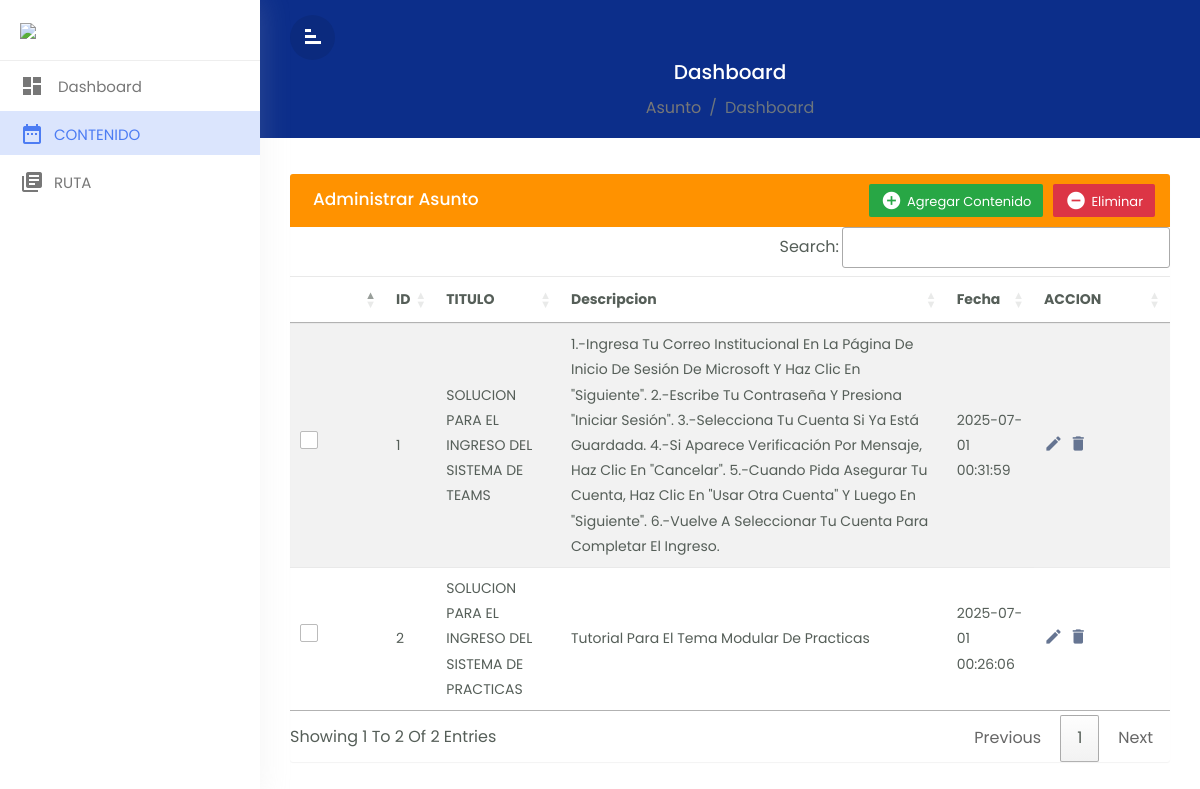
The app's page /Home/Contenido.php with its own data.
### tables this page shows
CREATE TABLE `contenidos` (
  `idContenido` int(11) NOT NULL,
  `accion` text DEFAULT NULL,
  `idDescripcion` int(11) DEFAULT NULL,
  `fecha_seleccion` timestamp NULL DEFAULT current_timestamp()
);

CREATE TABLE `descripcion` (
  `idDescripcion` int(11) NOT NULL,
  `descripcion` text DEFAULT NULL
);

### Home/Contenido.Logica.php (called while the page is built, shortened)
<?php
class Contenidos
{
    static public function MostrarContenido()
    {
        $conn = Connetion::Conexcion();
        $stmt = $conn->prepare("SELECT c.*, d.descripcion FROM contenidos c INNER JOIN descripcion d ON c.idDescripcion = d.idDescripcion");
        $stmt->execute();
        return $stmt->fetchAll(PDO::FETCH_ASSOC);
    }
}

### Home/Contenido.php (the view, shortened to what this page needs)
<?php
include_once("../Home/Contenido.Logica.php");
$result = Contenidos::MostrarContenido();
?>
<!doctype html>
<html lang="en">
<head>
    <link rel="stylesheet" href="../css/bootstrap.min.css">
    <link rel="stylesheet" href="../css/custom.css">
    <link rel="stylesheet" href="https://cdn.datatables.net/1.13.6/css/jquery.dataTables.min.css">
</head>
<body>
    <div class="wrapper">
        <nav id="sidebar">
            <div class="sidebar-header">
                <h3><img src="https://encrypted-tbn0.gstatic.com/images?q=tbn:ANd9GcT0a47CvuB459su5Io-M3ptqwXeTd2qYeDKuA&s" class="img-fluid" /><span></span></h3>
            </div>
            <ul class="list-unstyled components">
                <li class="">
                    <a href="../Home/admin.php" class="dashboard"><i class="material-icons">dashboard</i>
                        <span>Dashboard</span></a>
                </li>
                <li class="active">
                    <a href="../Home/Contenido.php"><i class="material-icons">date_range</i><span>CONTENIDO</span></a>
                </li>
                <li class="">
                    <a href="../Home/Ruta.php"><i class="material-icons">library_books</i><span>RUTA
                        </span></a>
                </li>
            </ul>
        </nav>
        <div id="content">
            <div class="top-navbar">
            <div class="xp-topbar">
                <div class="row">
                    <div class="col-2 col-md-1 col-lg-1 order-2 order-md-1 align-self-center">
                        <div class="xp-menubar">
                            <span class="material-icons text-white">signal_cellular_alt</span>
                        </div>
                    </div>
                </div>
            </div>
                <div class="xp-breadcrumbbar text-center">
                    <h4 class="page-title">Dashboard</h4>
                    <ol class="breadcrumb">
                        <li class="breadcrumb-item"><a href="#">Asunto</a></li>
                        <li class="breadcrumb-item active" aria-current="page">Dashboard</li>
                    </ol>
                </div>
            </div>
            <div class="main-content">
                <div class="row">
                    <div class="col-md-12">
                        <div class="table-wrapper">
                            <div class="table-title">
                                <div class="row">
                                    <div class="col-sm-6 p-0 d-flex justify-content-lg-start justify-content-center">
                                        <h2 class="ml-lg-2">Administrar Asunto</h2>
                                    </div>
                                    <div class="col-sm-6 p-0 d-flex justify-content-lg-end justify-content-center">
                                        <a href="#addEmployeeModal" class="btn btn-success" data-toggle="modal">
                                            <i class="material-icons">&#xE147;</i> <span>Agregar Contenido</span></a>
                                        <a href="#deleteEmployeeModal" class="btn btn-danger" data-toggle="modal">
                                            <i class="material-icons">&#xE15C;</i> <span>Eliminar</span></a>
                                    </div>
                                </div>
                            </div>
                            <table class="table table-striped table-hover" id="tablaContenido">
                                <thead>
                                    <tr>
                                        <th>
                                        </th>
                                        <th>ID</th>
                                        <th>TITULO</th>
                                        <th>Descripcion</th>
                                        <th>Fecha</th>
                                        <th>ACCION</th>
                                    </tr>
                                </thead>
                                <tbody>
                                    <?php
                                    foreach ($result as $value) {
                                        echo '<tr>
                                        <td>
                                            <span class="custom-checkbox">
                                                <input type="checkbox" id="checkbox' . $value['idContenido'] . '" name="options[]" value="' . $value['idContenido'] . '">
                                                <label for="checkbox' . $value['idContenido'] . '"></label>
                                            </span>
                                        </td>
                                        <td>' . $value['idContenido'] . '</td>
                                        <td>' . $value['accion'] . '</td>
                                        <td>' . $value['descripcion'] . '</td>
                                        <td>' . $value['fecha_seleccion'] . '</td>
                                        <td>
                                            <a href="#editEmployeeModal" class="edit" data-toggle="modal">
                                                <i class="material-icons" data-toggle="tooltip" title="Edit">&#xE254;</i>
                                            </a>
                                            <a href="#deleteEmployeeModal" class="delete" data-toggle="modal">
                                                <i class="material-icons" data-toggle="tooltip" title="Delete">&#xE872;</i>
                                            </a>
                                        </td>
                                    </tr>';
                                    }
                                    ?>
                                </tbody>
                            </table>
                        </div>
                    </div>
                </div>
            </div>
        </div>
</body>
</html>

### css/custom.css (style rules this page uses)
body,html { line-height:1.8; font-family:'Poppins',sans-serif; color:#555e58; text-transform:capitalize; font-weight:400; margin:0px; padding:0px; }
.material-icons { font-family: 'Material Icons'; font-weight: normal; font-style: normal; font-size: 24px; display: inline-block; line-height: 1; text-transform: none; letter-spacing: normal; word-wrap: normal; white-space: nowrap; direction: ltr; -webkit-font-smoothing: antialiased; text-rendering: optimizeLegibility; -moz-osx-font-smoothing: grayscale; font-feature-settings: 'liga'; }
a { color:#333; font-weight:400; }
ul,ol { padding:0px; margin:0px; list-style:none; }
a,a:hover,a:focus { color:#333; text-decoration:none; transition:all 0.3s; }
.wrapper { position:relative; width:100%; overflow:auto; }
#sidebar { position:fixed; height:100%!important; top:0; left:0; bottom:0; z-index:11; width:260px; overflow:auto; transition:all 0.3s; background-color:#fff; box-shadow:0 0 30px 0 rgba(200 200 200 / 20%); }
@media only screen and (min-width:992px) { #content { width:calc(100% - 260px); position:relative; float:right; transition:all 0.3s; } }
#sidebar .sidebar-header { padding:20px; background-color:#fff; border-bottom:1px solid #eee; }
.sidebar-header h3 { color:#333; font-size:17px; margin:0px; text-transform:uppercase; transition:all 0.5s ease; font-weight:600; }
.sidebar-header h3 img { width:45px; margin-right:10px; }
#sidebar ul li { padding:2px 0px; }
#sidebar ul li.active> a { color:#4c7cf3; background-color:#DBE5FD; }
#sidebar ul li.active> a i { color:#4c7cf3; }
#sidebar ul li a { padding:5px 10px 5px 20px; line-height:30px; font-size:15px; position:relative; font-weight:400; display:block; color:#777777; text-transform:capitalize; }
#sidebar ul li a i { position:relative; margin-right:10px; top:6px; }
#content { position:relative; transition:all 0.5s; background-attachment:#f9fafc; }
.top-navbar { width:100%; z-index:9; position:relative; padding:15px 30px; background-color:#0C2E8A; }
.xp-breadcrumbbar .page-title { font-size:20px; color:#fff; margin-bottom:0; margin-top:0; }
.breadcrumb { display:inline-flex; background-color:transparent; margin:0; padding:10px 0 0; }
.breadcrumb .breadcrumb-item a { color:#777777; }
.breadcrumb-item.active { color:#6c757d; }
.breadcrumb-item+.breadcrumb-item { padding-left:.5rem; }
.main-content { padding:30px 30px 0px 30px; }
.xp-menubar { border-radius:50%; width:45px; height:45px; line-height:45px; text-align:center; margin-right:20px; border:none; color:#fff; cursor:pointer; background-color:rgba(0,0,0,0.09); }
.xp-menubar span { margin:9px; padding:0px; transform:rotate(90deg); }
.table-wrapper { background-color: #fff; margin:6px 0px 40px 0px; width: 100%; overflow: auto; border-radius: 3px; box-shadow: 0 1px 1px rgb(0 0 0 / 5%); }
.table-title { background:#FF9200; color:#fff; position:sticky; top:0; width:100%; left:0; padding:10px 30px; border-radius:0px 0px 0 0; }
.table-title h2 { margin:5px 0 0; font-size:17px; }
.table-title .btn { color:#fff; float:right; font-size:13px; border:none; min-width:50px; border-radius:2px; border:none; outline:none!important; margin-left:10px; }
.table-title .btn i { float:left; font-size:21px; margin-right:5px; }
.table-title .btn span { float:left; margin-top:2px; }
table.table tr th, table.table tr td { border-color:#e9e9e9; padding:8px 15px; font-size:14px; font-weight: 400; vertical-align:middle; }
table.table tr th:first-child { width:60px; }
table.table tr th:last-child { width:100px; }
table.table td:last-child { opacity:0.9; font-size:22px; margin:0px 5px; }
table.table td a { font-weight:bold; color:#566787; display:inline-block; text-decoration:none; outline:none!important; }
.edit { color:#FFC107; }
.delete { color:#F44336; }
table.table td i { font-size:19px; }
.custom-checkbox { position:relative; }
.custom-checkbox label:before { width:18px; height:18px; }
.custom-checkbox label:before { content:""; margin-right:10px; display:inline-block; vertical-align:text-top; background-color:#fff; border:1px solid #bbb; border-radius:2px; box-sizing:border-box; z-index:2; }

### records on screen
contenidos: idContenido "1", accion "SOLUCION PARA EL INGRESO DEL SISTEMA DE TEAMS", idDescripcion.descripcion "1.-Ingresa Tu Correo Institucional En La Página De Inicio De Sesión De Microsoft Y Haz Clic En \"Siguiente\". 2.-Escribe Tu Contraseña Y Presiona \"Iniciar Sesión\". 3.-Selecciona Tu Cuenta Si Ya Está Guardada. 4.-Si Aparece Verificación Por Mensaje, Haz Clic En \"Cancelar\". 5.-Cuando Pida Asegurar Tu Cuenta, Haz Clic En \"Usar Otra Cuenta\" Y Luego En \"Siguiente\". 6.-Vuelve A Seleccionar Tu Cuenta Para Completar El Ingreso.", fecha_seleccion "2025-07-01 00:31:59"
contenidos: idContenido "2", accion "SOLUCION PARA EL INGRESO DEL SISTEMA DE PRACTICAS", idDescripcion.descripcion "Tutorial Para El Tema Modular De Practicas", fecha_seleccion "2025-07-01 00:26:06"
